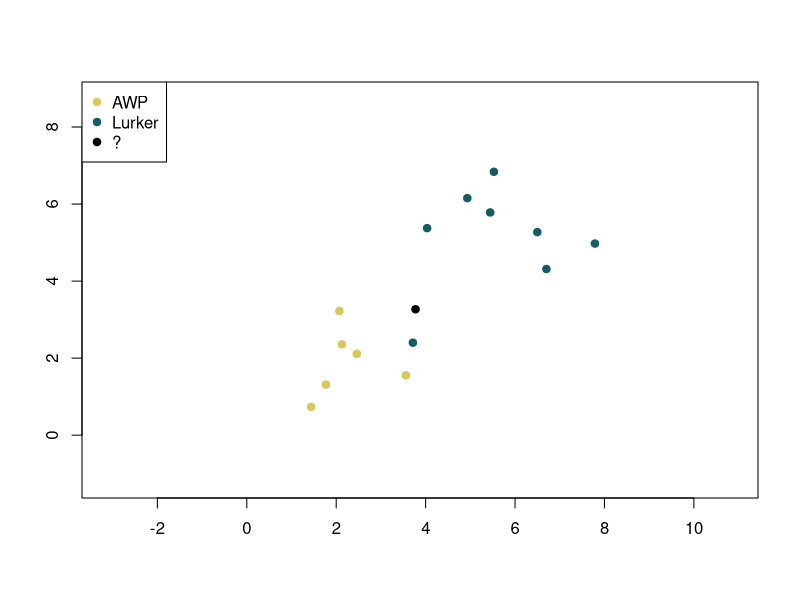

Here is the R script that generated this plot:
# Create data for green points (point cloud)
set.seed(123)  # Set seed for reproducibility
green_x <- rnorm(7, mean = 2, sd = 1)  # Decreased standard deviation
green_y <- rnorm(7, mean = 2, sd = 1)

# Create data for red points (point cloud)
red_x <- rnorm(7, mean = 6, sd = 1)  # Decreased standard deviation
red_y <- rnorm(7, mean = 6, sd = 1)

# Calculate the midpoint between red and green points
mid_x <- (max(green_x) + min(red_x)) / 2
mid_y <- (max(green_y) + min(red_y)) / 2

red_x[8] <- green_x[6]
red_y[8] <- green_y[6]
 
# Manually adjust plot window
x_margin <- 7
y_margin <- 5

# Plot green points with specified user coordinates
plot(1, type = "n", xlab = "", ylab = "", xlim = c(mid_x - x_margin, mid_x + x_margin), ylim = c(mid_y - y_margin, mid_y + y_margin))
points(green_x[-6], green_y[-6], col = "#D9C756", pch = 19)
points(red_x, red_y, col = "#115E67", pch = 19)
points(mid_x-0.1, mid_y-0.5, col = "black", pch = 19)

# Add legend outside the plot
legend("topleft", legend = c("AWP", "Lurker", "?"), col = c("#D9C756", "#115E67", "black"), pch = 19)
